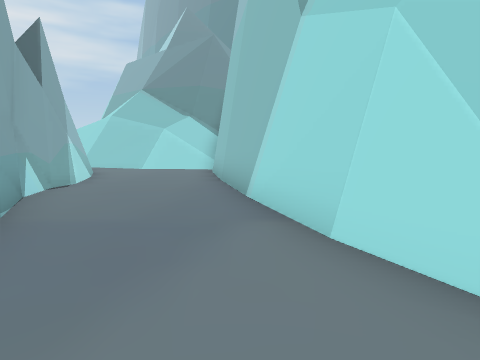
View 1 (above)

16 first-person views from a walk through a Unity game level. The camera is 1.5 m above the floor, tilts 6° down and sees 75° across. The floor is counted in squares, 1.8 m on a side. Each view is taken from the middle of a square. On the plan, view 1 faces up. The plan holds only what a view shows up to about 11 squares ahead; the rest is blank. The place goes on beyond the plan. The player is left out.

View 2
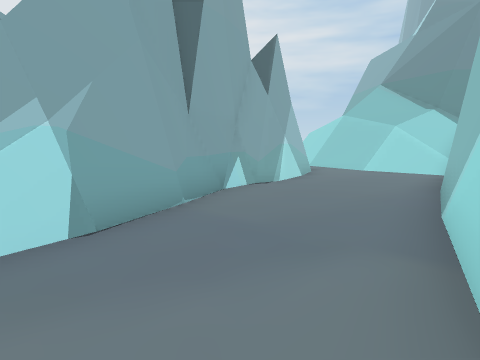

View 3
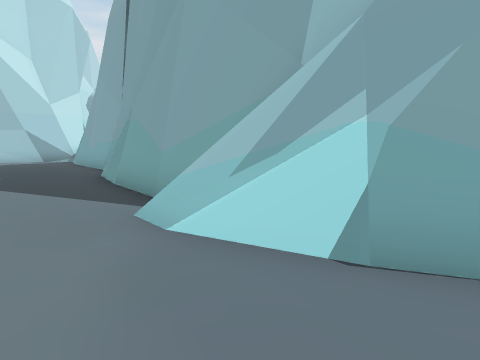

View 4
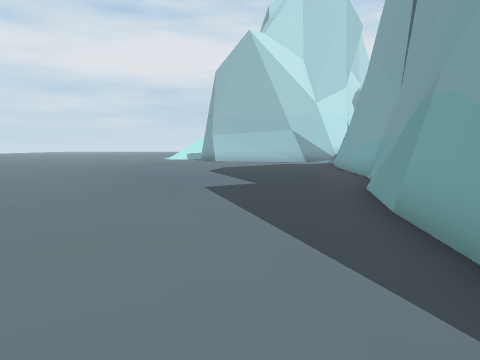

View 5
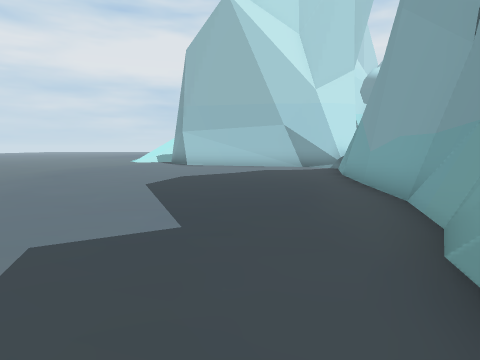

View 6
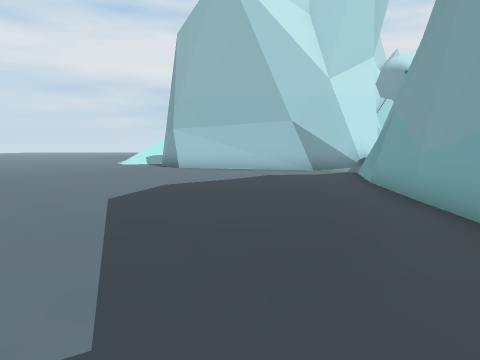

View 7
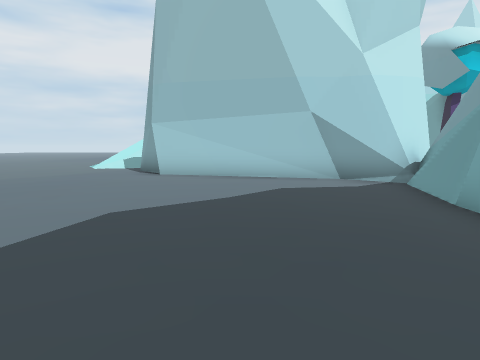

View 8
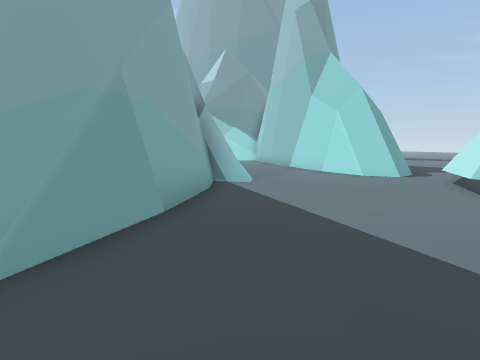

View 9
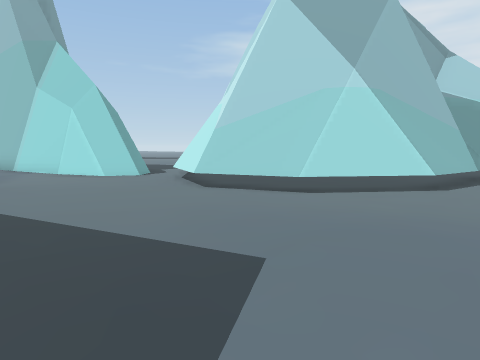

View 10
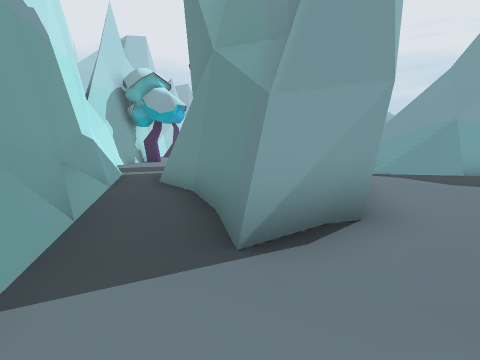

View 11
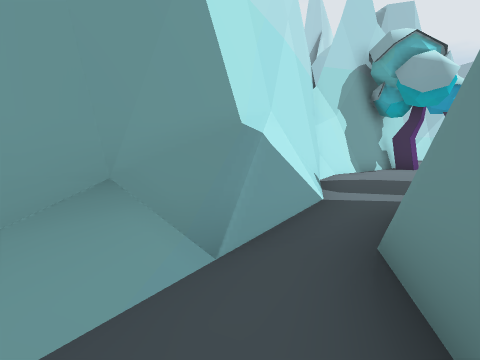

View 12
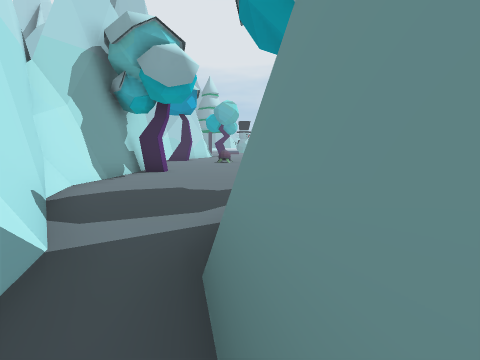

View 13
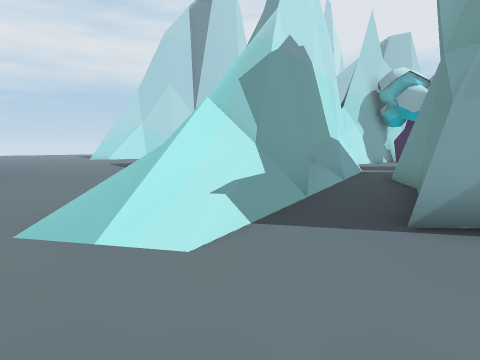

View 14
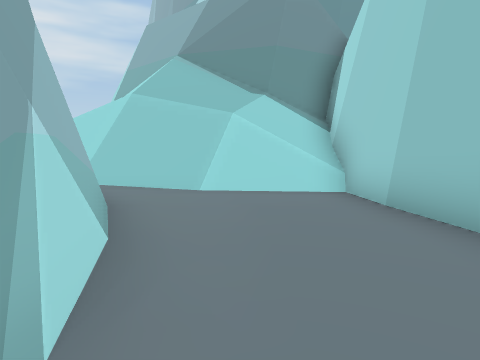

View 15
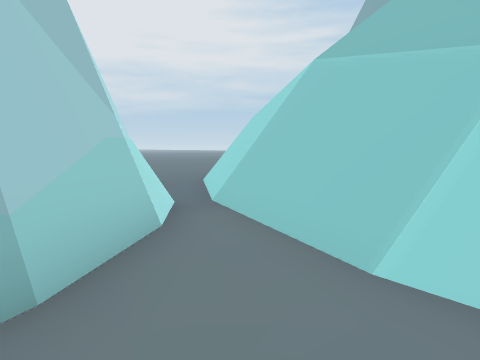

View 16
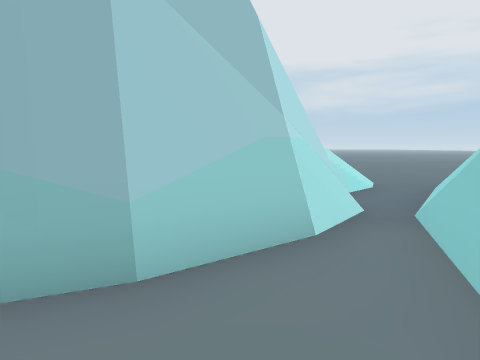

### Floor plan
Key: @ floor where view 1 was taken; # wall or solid block; . floor; / step, stairs or slope; = window, fence, low wall or low ledge; v drop or lower ground; T tree.
Columns run from 14 left of view 1 to 5 right of it. Each row starts with its distance up from view 1.
 15    ..##v////###
 14    ...###v////#
 13      ===###v/##
 12        #..##v#
 11        ##....#
 10         ##...##
  9          #....#
  8          ##...#
  7           #...#
  6           #...##
  5           #....#
  4           ##...#
  3            #...#  ..
  2            ##..###..
  1            ##...##
  0            ##.@..#
 -1            #.....#
 -2            #....##
 -3            #....##
 -4           ##.....#
 -5           #......###
 -6           #........#
 -7          ##.........
 -8          #..........
 -9          #..........
-10          #..........
-11          #..........
-12          #.........
-13         ##..........
-14         #...........
-15         #...........
-16         #...........
-17        ###..........
-18          #####......
-19              ###....
-20             ####....
-21     T     ###.......
-22 ........###....##=#.
-23 ..........==/######.
-24 ........######  # .
-25 T.....###        ..
-26 #######          ..

Positions as (right, up) in squares from view 1, and headings:
1: (0, 0), facing up
2: (1, 1), facing up-left
3: (0, 3), facing down-left
4: (-1, 0), facing down
5: (-2, -4), facing down
6: (-2, -6), facing down
7: (-2, -9), facing down
8: (-2, -8), facing up
9: (-2, -8), facing up-right
10: (4, -20), facing left
11: (-1, -21), facing down-left
12: (-3, -22), facing left
13: (5, -19), facing down-left
14: (-3, 6), facing up
15: (-3, 10), facing up-left
16: (-3, 11), facing left
